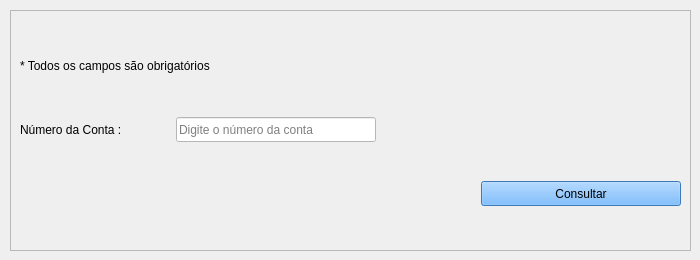
         <widget class="QWidget" name="tab_consultaContas">
          <attribute name="title">
           <string>Consulta Conta</string>
          </attribute>
          <widget class="QFrame" name="frame_consultaConta">
           <property name="geometry">
            <rect>
             <x>10</x>
             <y>10</y>
             <width>681</width>
             <height>241</height>
            </rect>
           </property>
           <property name="frameShape">
            <enum>QFrame::StyledPanel</enum>
           </property>
           <property name="frameShadow">
            <enum>QFrame::Raised</enum>
           </property>
           <layout class="QGridLayout" name="gridLayout_12">
            <item row="3" column="0" colspan="3">
             <spacer name="horizontalSpacer_9">
              <property name="orientation">
               <enum>Qt::Horizontal</enum>
              </property>
              <property name="sizeHint" stdset="0">
               <size>
                <width>128</width>
                <height>25</height>
               </size>
              </property>
             </spacer>
            </item>
            <item row="1" column="0">
             <widget class="QLabel" name="label_titConsultaNumConta">
              <property name="minimumSize">
               <size>
                <width>150</width>
                <height>25</height>
               </size>
              </property>
              <property name="maximumSize">
               <size>
                <width>150</width>
                <height>25</height>
               </size>
              </property>
              <property name="styleSheet">
               <string notr="true">font: 12pt &quot;Segoe UI&quot;;</string>
              </property>
              <property name="text">
               <string>Número da Conta :</string>
              </property>
              <property name="alignment">
               <set>Qt::AlignJustify|Qt::AlignVCenter</set>
              </property>
             </widget>
            </item>
            <item row="1" column="1" colspan="2">
             <widget class="QLineEdit" name="lineEdit_consultaNumConta">
              <property name="minimumSize">
               <size>
                <width>200</width>
                <height>25</height>
               </size>
              </property>
              <property name="maximumSize">
               <size>
                <width>200</width>
                <height>25</height>
               </size>
              </property>
              <property name="styleSheet">
               <string notr="true">background-color: rgb(255, 255, 255);
font: 12pt &quot;Segoe UI&quot;;</string>
              </property>
              <property name="placeholderText">
               <string>Digite o número da conta</string>
              </property>
             </widget>
            </item>
            <item row="0" column="0" colspan="2">
             <widget class="QLabel" name="label_16">
              <property name="minimumSize">
               <size>
                <width>0</width>
                <height>25</height>
               </size>
              </property>
              <property name="maximumSize">
               <size>
                <width>16777215</width>
                <height>25</height>
               </size>
              </property>
              <property name="text">
               <string>* Todos os campos são obrigatórios</string>
              </property>
             </widget>
            </item>
            <item row="3" column="3">
             <widget class="QPushButton" name="pushButton_consultarConta">
              <property name="enabled">
               <bool>true</bool>
              </property>
              <property name="minimumSize">
               <size>
                <width>200</width>
                <height>25</height>
               </size>
              </property>
              <property name="maximumSize">
               <size>
                <width>200</width>
                <height>25</height>
               </size>
              </property>
              <property name="autoFillBackground">
               <bool>false</bool>
              </property>
              <property name="styleSheet">
               <string notr="true">background-color: rgb(85, 170, 255);
font: 12pt &quot;Segoe UI&quot;;</string>
              </property>
              <property name="text">
               <string>Consultar</string>
              </property>
             </widget>
            </item>
           </layout>
          </widget>
         </widget>
